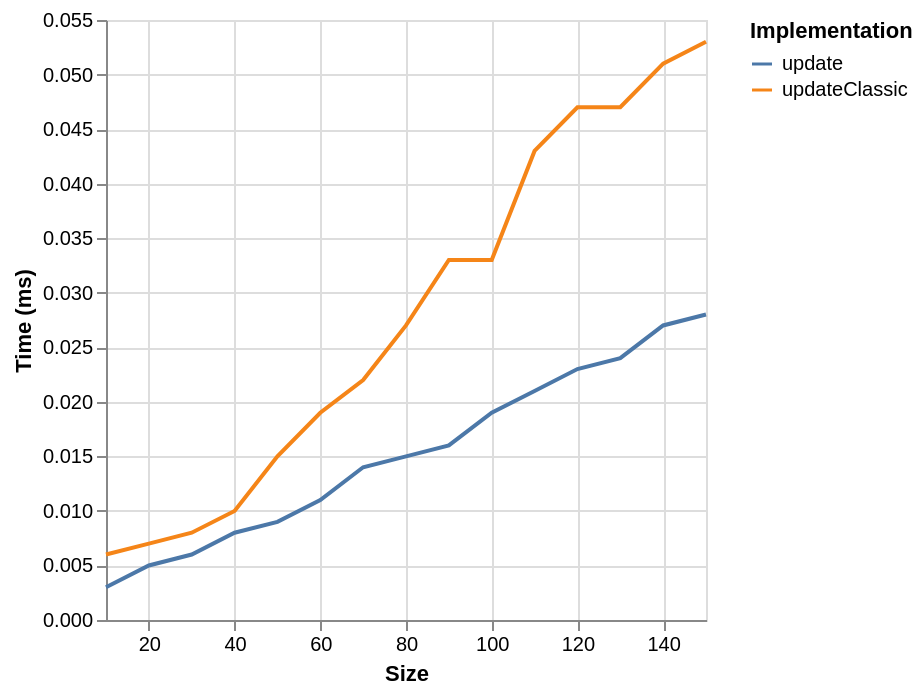

Vega-Lite specification for this chart:
### Vega specification from a JSON file in a GitHub repository (floating-point values rounded to 4 significant figures)
{"$schema": "https://vega.github.io/schema/vega/v6.json", "background": "white", "padding": 5, "width": 300, "height": 300, "style": "cell", "data": [{"name": "source_0", "values": [{"ms": 0.006, "series": "updateClassic", "size": 10}, {"ms": 0.007, "series": "updateClassic", "size": 20}, {"ms": 0.008, "series": "updateClassic", "size": 30}, {"ms": 0.01, "series": "updateClassic", "size": 40}, {"ms": 0.015, "series": "updateClassic", "size": 50}, {"ms": 0.019, "series": "updateClassic", "size": 60}, {"ms": 0.022, "series": "updateClassic", "size": 70}, {"ms": 0.027, "series": "updateClassic", "size": 80}, {"ms": 0.033, "series": "updateClassic", "size": 90}, {"ms": 0.033, "series": "updateClassic", "size": 100}, {"ms": 0.043, "series": "updateClassic", "size": 110}, {"ms": 0.047, "series": "updateClassic", "size": 120}, {"ms": 0.047, "series": "updateClassic", "size": 130}, {"ms": 0.051, "series": "updateClassic", "size": 140}, {"ms": 0.053, "series": "updateClassic", "size": 150}, {"ms": 0.003, "series": "update", "size": 10}, {"ms": 0.005, "series": "update", "size": 20}, {"ms": 0.006, "series": "update", "size": 30}, {"ms": 0.008, "series": "update", "size": 40}, {"ms": 0.009, "series": "update", "size": 50}, {"ms": 0.011, "series": "update", "size": 60}, {"ms": 0.014, "series": "update", "size": 70}, {"ms": 0.015, "series": "update", "size": 80}, {"ms": 0.016, "series": "update", "size": 90}, {"ms": 0.019, "series": "update", "size": 100}, {"ms": 0.021, "series": "update", "size": 110}, {"ms": 0.023, "series": "update", "size": 120}, {"ms": 0.024, "series": "update", "size": 130}, {"ms": 0.027, "series": "update", "size": 140}, {"ms": 0.028, "series": "update", "size": 150}]}, {"name": "data_0", "source": "source_0", "transform": [{"type": "formula", "expr": "toNumber(datum[\"size\"])", "as": "size"}]}], "marks": [{"name": "pathgroup", "type": "group", "from": {"facet": {"name": "faceted_path_main", "data": "data_0", "groupby": ["series"]}}, "encode": {"update": {"width": {"field": {"group": "width"}}, "height": {"field": {"group": "height"}}}}, "marks": [{"name": "marks", "type": "line", "style": ["line"], "sort": {"field": "x"}, "from": {"data": "faceted_path_main"}, "encode": {"update": {"stroke": {"scale": "color", "field": "series"}, "description": {"signal": "\"Size: \" + (format(datum[\"size\"], \"\")) + \"; Time (ms): \" + (format(datum[\"ms\"], \"\")) + \"; series: \" + (isValid(datum[\"series\"]) ? isArray(datum[\"series\"]) ? join(datum[\"series\"], ' ') : datum[\"series\"] : \"\"+datum[\"series\"])"}, "x": {"scale": "x", "field": "size"}, "y": {"scale": "y", "field": "ms"}, "defined": {"signal": "isValid(datum[\"size\"]) && isFinite(+datum[\"size\"]) && isValid(datum[\"ms\"]) && isFinite(+datum[\"ms\"])"}}}}]}], "scales": [{"name": "x", "type": "linear", "domain": {"data": "data_0", "field": "size"}, "range": [0, {"signal": "width"}], "nice": true, "zero": false}, {"name": "y", "type": "linear", "domain": {"data": "data_0", "field": "ms"}, "range": [{"signal": "height"}, 0], "nice": true, "zero": true}, {"name": "color", "type": "ordinal", "domain": {"data": "data_0", "field": "series", "sort": true}, "range": "category"}], "axes": [{"scale": "x", "orient": "bottom", "gridScale": "y", "grid": true, "tickCount": {"signal": "ceil(width/40)"}, "domain": false, "labels": false, "aria": false, "maxExtent": 0, "minExtent": 0, "ticks": false, "zindex": 0}, {"scale": "y", "orient": "left", "gridScale": "x", "grid": true, "tickCount": {"signal": "ceil(height/40)"}, "domain": false, "labels": false, "aria": false, "maxExtent": 0, "minExtent": 0, "ticks": false, "zindex": 0}, {"scale": "x", "orient": "bottom", "grid": false, "title": "Size", "labelFlush": true, "labelOverlap": true, "tickCount": {"signal": "ceil(width/40)"}, "zindex": 0}, {"scale": "y", "orient": "left", "grid": false, "title": "Time (ms)", "labelOverlap": true, "tickCount": {"signal": "ceil(height/40)"}, "zindex": 0}], "legends": [{"orient": "right", "symbolLimit": 30, "title": "Implementation", "stroke": "color", "symbolType": "stroke"}]}
